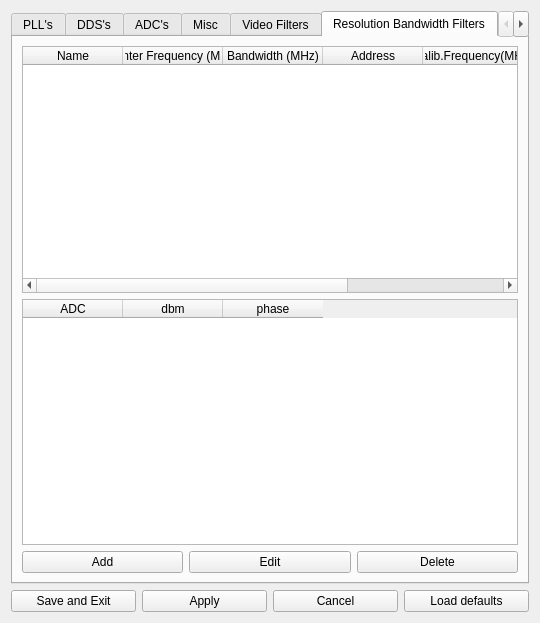
<?xml version="1.0" encoding="UTF-8"?>
<ui version="4.0">
 <class>hardwareConfigWidget</class>
 <widget class="QWidget" name="hardwareConfigWidget">
  <property name="geometry">
   <rect>
    <x>0</x>
    <y>0</y>
    <width>540</width>
    <height>623</height>
   </rect>
  </property>
  <property name="windowTitle">
   <string>Form</string>
  </property>
  <layout class="QVBoxLayout" name="verticalLayout">
   <item>
    <widget class="QTabWidget" name="tabWidget">
     <property name="currentIndex">
      <number>5</number>
     </property>
     <widget class="QWidget" name="tab">
      <attribute name="title">
       <string>PLL's</string>
      </attribute>
      <layout class="QVBoxLayout" name="verticalLayout_3">
       <item>
        <widget class="QGroupBox" name="groupBox_2">
         <property name="title">
          <string>PLL1</string>
         </property>
         <property name="alignment">
          <set>Qt::AlignLeading|Qt::AlignLeft|Qt::AlignVCenter</set>
         </property>
         <layout class="QFormLayout" name="formLayout_2">
          <property name="labelAlignment">
           <set>Qt::AlignRight|Qt::AlignTrailing|Qt::AlignVCenter</set>
          </property>
          <item row="1" column="0">
           <widget class="QLabel" name="label">
            <property name="sizePolicy">
             <sizepolicy hsizetype="MinimumExpanding" vsizetype="Preferred">
              <horstretch>0</horstretch>
              <verstretch>0</verstretch>
             </sizepolicy>
            </property>
            <property name="text">
             <string>Type</string>
            </property>
            <property name="alignment">
             <set>Qt::AlignRight|Qt::AlignTrailing|Qt::AlignVCenter</set>
            </property>
           </widget>
          </item>
          <item row="1" column="1">
           <widget class="QComboBox" name="pll1_type">
            <property name="settings" stdset="0">
             <string>msa/hardwareTypes/PLL1</string>
            </property>
            <property name="dataTranslation" stdset="0">
             <string>0=0</string>
            </property>
            <item>
             <property name="text">
              <string>LMX2326 or ADF4118</string>
             </property>
            </item>
           </widget>
          </item>
          <item row="3" column="0">
           <widget class="QLabel" name="label_9">
            <property name="text">
             <string>Invert loop</string>
            </property>
           </widget>
          </item>
          <item row="3" column="1">
           <widget class="QCheckBox" name="pll1_inverted">
            <property name="text">
             <string/>
            </property>
           </widget>
          </item>
          <item row="4" column="0">
           <widget class="QLabel" name="label_5">
            <property name="text">
             <string>PLL phase detector frequency (MHz)</string>
            </property>
            <property name="alignment">
             <set>Qt::AlignRight|Qt::AlignTrailing|Qt::AlignVCenter</set>
            </property>
           </widget>
          </item>
          <item row="4" column="1">
           <widget class="QDoubleSpinBox" name="pll1_frequency">
            <property name="decimals">
             <number>5</number>
            </property>
            <property name="maximum">
             <double>9999.000000000000000</double>
            </property>
           </widget>
          </item>
          <item row="5" column="0">
           <widget class="QLabel" name="label_31">
            <property name="text">
             <string>Pin 14 Output Type</string>
            </property>
           </widget>
          </item>
          <item row="5" column="1">
           <widget class="QComboBox" name="cbPLL1pin14">
            <item>
             <property name="text">
              <string>Tri State</string>
             </property>
            </item>
            <item>
             <property name="text">
              <string>R Divider</string>
             </property>
            </item>
            <item>
             <property name="text">
              <string>N Divider</string>
             </property>
            </item>
            <item>
             <property name="text">
              <string>Serial Data Out</string>
             </property>
            </item>
            <item>
             <property name="text">
              <string>Digital Lock Detect</string>
             </property>
            </item>
            <item>
             <property name="text">
              <string>N Channel Open Drain Lock Detect</string>
             </property>
            </item>
            <item>
             <property name="text">
              <string>Active High</string>
             </property>
            </item>
            <item>
             <property name="text">
              <string>Active Low</string>
             </property>
            </item>
           </widget>
          </item>
         </layout>
        </widget>
       </item>
       <item>
        <widget class="QGroupBox" name="groupBox_3">
         <property name="title">
          <string>PLL2</string>
         </property>
         <layout class="QFormLayout" name="formLayout">
          <property name="labelAlignment">
           <set>Qt::AlignRight|Qt::AlignTrailing|Qt::AlignVCenter</set>
          </property>
          <item row="0" column="0">
           <widget class="QLabel" name="label_2">
            <property name="text">
             <string>Type</string>
            </property>
            <property name="alignment">
             <set>Qt::AlignRight|Qt::AlignTrailing|Qt::AlignVCenter</set>
            </property>
           </widget>
          </item>
          <item row="0" column="1">
           <widget class="QComboBox" name="pll2_type">
            <property name="settings" stdset="0">
             <string>msa/hardwareTypes/PLL2</string>
            </property>
            <property name="dataTranslation" stdset="0">
             <string>0=0</string>
            </property>
            <item>
             <property name="text">
              <string>LMX2326 or ADF4118</string>
             </property>
            </item>
           </widget>
          </item>
          <item row="1" column="0">
           <widget class="QLabel" name="label_8">
            <property name="text">
             <string>Invert loop</string>
            </property>
           </widget>
          </item>
          <item row="1" column="1">
           <widget class="QCheckBox" name="pll2_inverted">
            <property name="text">
             <string/>
            </property>
           </widget>
          </item>
          <item row="2" column="0">
           <widget class="QLabel" name="label_4">
            <property name="text">
             <string>PLL phase detector frequency (MHz)</string>
            </property>
            <property name="alignment">
             <set>Qt::AlignRight|Qt::AlignTrailing|Qt::AlignVCenter</set>
            </property>
           </widget>
          </item>
          <item row="2" column="1">
           <widget class="QDoubleSpinBox" name="pll2_frequency">
            <property name="decimals">
             <number>5</number>
            </property>
            <property name="maximum">
             <double>9999.000000000000000</double>
            </property>
           </widget>
          </item>
          <item row="3" column="0">
           <widget class="QLabel" name="label_13">
            <property name="text">
             <string>LO2 Frequency (MHz)</string>
            </property>
           </widget>
          </item>
          <item row="3" column="1">
           <widget class="QDoubleSpinBox" name="pll2_plo2_frequency">
            <property name="decimals">
             <number>5</number>
            </property>
            <property name="maximum">
             <double>999999999.000000000000000</double>
            </property>
           </widget>
          </item>
         </layout>
        </widget>
       </item>
       <item>
        <widget class="QGroupBox" name="groupBox_4">
         <property name="title">
          <string>PLL3</string>
         </property>
         <layout class="QFormLayout" name="formLayout_3">
          <property name="labelAlignment">
           <set>Qt::AlignRight|Qt::AlignTrailing|Qt::AlignVCenter</set>
          </property>
          <item row="0" column="0">
           <widget class="QLabel" name="label_3">
            <property name="text">
             <string>Type</string>
            </property>
            <property name="alignment">
             <set>Qt::AlignRight|Qt::AlignTrailing|Qt::AlignVCenter</set>
            </property>
           </widget>
          </item>
          <item row="0" column="1">
           <widget class="QComboBox" name="pll3_type">
            <property name="settings" stdset="0">
             <string>msa/hardwareTypes/PLL3</string>
            </property>
            <property name="dataTranslation" stdset="0">
             <string>0=0,1=-1</string>
            </property>
            <item>
             <property name="text">
              <string>LMX2326 or ADF4118</string>
             </property>
            </item>
            <item>
             <property name="text">
              <string>Not installed</string>
             </property>
            </item>
           </widget>
          </item>
          <item row="2" column="0">
           <widget class="QLabel" name="label_6">
            <property name="text">
             <string>PLL phase detector frequency (MHz)</string>
            </property>
            <property name="alignment">
             <set>Qt::AlignRight|Qt::AlignTrailing|Qt::AlignVCenter</set>
            </property>
           </widget>
          </item>
          <item row="1" column="1">
           <widget class="QCheckBox" name="pll3_inverted">
            <property name="text">
             <string/>
            </property>
           </widget>
          </item>
          <item row="1" column="0">
           <widget class="QLabel" name="label_7">
            <property name="text">
             <string>Invert loop</string>
            </property>
           </widget>
          </item>
          <item row="2" column="1">
           <widget class="QDoubleSpinBox" name="pll3_frequency">
            <property name="decimals">
             <number>5</number>
            </property>
            <property name="maximum">
             <double>9999.000000000000000</double>
            </property>
           </widget>
          </item>
          <item row="4" column="0">
           <widget class="QLabel" name="label_12">
            <property name="text">
             <string/>
            </property>
           </widget>
          </item>
          <item row="3" column="0">
           <widget class="QLabel" name="label_32">
            <property name="text">
             <string>Pin 14 Output Type</string>
            </property>
           </widget>
          </item>
          <item row="3" column="1">
           <widget class="QComboBox" name="cbPLL3pin14">
            <item>
             <property name="text">
              <string>Tri State</string>
             </property>
            </item>
            <item>
             <property name="text">
              <string>R Divider</string>
             </property>
            </item>
            <item>
             <property name="text">
              <string>N Divider</string>
             </property>
            </item>
            <item>
             <property name="text">
              <string>Serial Data Out</string>
             </property>
            </item>
            <item>
             <property name="text">
              <string>Digital Lock Detect</string>
             </property>
            </item>
            <item>
             <property name="text">
              <string>N Channel Open Drain Lock Detect</string>
             </property>
            </item>
            <item>
             <property name="text">
              <string>Active High</string>
             </property>
            </item>
            <item>
             <property name="text">
              <string>Active Low</string>
             </property>
            </item>
           </widget>
          </item>
         </layout>
        </widget>
       </item>
       <item>
        <spacer name="verticalSpacer_3">
         <property name="orientation">
          <enum>Qt::Vertical</enum>
         </property>
         <property name="sizeHint" stdset="0">
          <size>
           <width>20</width>
           <height>40</height>
          </size>
         </property>
        </spacer>
       </item>
      </layout>
     </widget>
     <widget class="QWidget" name="tab_2">
      <attribute name="title">
       <string>DDS's</string>
      </attribute>
      <layout class="QVBoxLayout" name="verticalLayout_2">
       <item>
        <widget class="QGroupBox" name="groupBox">
         <property name="title">
          <string>DDS1</string>
         </property>
         <layout class="QFormLayout" name="formLayout_4">
          <property name="labelAlignment">
           <set>Qt::AlignRight|Qt::AlignTrailing|Qt::AlignVCenter</set>
          </property>
          <item row="0" column="0">
           <widget class="QLabel" name="label_14">
            <property name="text">
             <string>Type</string>
            </property>
           </widget>
          </item>
          <item row="0" column="1">
           <widget class="QComboBox" name="dds1_type">
            <item>
             <property name="text">
              <string>AD9850</string>
             </property>
            </item>
           </widget>
          </item>
          <item row="1" column="0">
           <widget class="QLabel" name="label_15">
            <property name="text">
             <string>Filter Center Frequency (MHz)</string>
            </property>
           </widget>
          </item>
          <item row="1" column="1">
           <widget class="QDoubleSpinBox" name="dds1_frequency">
            <property name="decimals">
             <number>5</number>
            </property>
            <property name="maximum">
             <double>9999.000000000000000</double>
            </property>
           </widget>
          </item>
          <item row="2" column="0">
           <widget class="QLabel" name="label_16">
            <property name="text">
             <string>Filter Bandwidth (MHz)</string>
            </property>
           </widget>
          </item>
          <item row="2" column="1">
           <widget class="QDoubleSpinBox" name="dds1_bandwidth">
            <property name="decimals">
             <number>5</number>
            </property>
            <property name="maximum">
             <double>9999.000000000000000</double>
            </property>
           </widget>
          </item>
         </layout>
        </widget>
       </item>
       <item>
        <widget class="QGroupBox" name="groupBox_5">
         <property name="title">
          <string>DDS3</string>
         </property>
         <layout class="QFormLayout" name="formLayout_5">
          <property name="labelAlignment">
           <set>Qt::AlignRight|Qt::AlignTrailing|Qt::AlignVCenter</set>
          </property>
          <item row="0" column="0">
           <widget class="QLabel" name="label_17">
            <property name="text">
             <string>Type</string>
            </property>
           </widget>
          </item>
          <item row="0" column="1">
           <widget class="QComboBox" name="dds3_type">
            <item>
             <property name="text">
              <string>AD9850</string>
             </property>
            </item>
           </widget>
          </item>
          <item row="1" column="0">
           <widget class="QLabel" name="label_18">
            <property name="text">
             <string>Filter Center Frequency (MHz)</string>
            </property>
           </widget>
          </item>
          <item row="1" column="1">
           <widget class="QDoubleSpinBox" name="dds3_frequency">
            <property name="decimals">
             <number>5</number>
            </property>
            <property name="maximum">
             <double>9999.000000000000000</double>
            </property>
           </widget>
          </item>
          <item row="2" column="0">
           <widget class="QLabel" name="label_19">
            <property name="text">
             <string>Filter Bandwidth (MHz)</string>
            </property>
           </widget>
          </item>
          <item row="2" column="1">
           <widget class="QDoubleSpinBox" name="dds3_bandwidth">
            <property name="decimals">
             <number>5</number>
            </property>
            <property name="maximum">
             <double>9999.000000000000000</double>
            </property>
           </widget>
          </item>
         </layout>
        </widget>
       </item>
       <item>
        <spacer name="verticalSpacer">
         <property name="orientation">
          <enum>Qt::Vertical</enum>
         </property>
         <property name="sizeHint" stdset="0">
          <size>
           <width>20</width>
           <height>40</height>
          </size>
         </property>
        </spacer>
       </item>
      </layout>
     </widget>
     <widget class="QWidget" name="tab_7">
      <attribute name="title">
       <string>ADC's</string>
      </attribute>
      <layout class="QFormLayout" name="formLayout_8">
       <property name="labelAlignment">
        <set>Qt::AlignRight|Qt::AlignTrailing|Qt::AlignVCenter</set>
       </property>
       <item row="0" column="0">
        <widget class="QLabel" name="label_27">
         <property name="text">
          <string>Magnitude ADC Type</string>
         </property>
        </widget>
       </item>
       <item row="5" column="0">
        <widget class="QLabel" name="label_28">
         <property name="text">
          <string/>
         </property>
        </widget>
       </item>
       <item row="0" column="1">
        <widget class="QComboBox" name="adc_mag_type">
         <item>
          <property name="text">
           <string>AD7685</string>
          </property>
         </item>
        </widget>
       </item>
       <item row="3" column="1">
        <widget class="QComboBox" name="adc_phase_type">
         <item>
          <property name="text">
           <string>AD7685</string>
          </property>
         </item>
        </widget>
       </item>
       <item row="3" column="0">
        <widget class="QLabel" name="label_29">
         <property name="text">
          <string>Phase ADC Type</string>
         </property>
        </widget>
       </item>
      </layout>
     </widget>
     <widget class="QWidget" name="tab_3">
      <attribute name="title">
       <string>Misc</string>
      </attribute>
      <layout class="QVBoxLayout" name="verticalLayout_4">
       <item>
        <layout class="QFormLayout" name="formLayout_6">
         <property name="labelAlignment">
          <set>Qt::AlignRight|Qt::AlignTrailing|Qt::AlignVCenter</set>
         </property>
         <item row="0" column="0">
          <widget class="QLabel" name="label_20">
           <property name="text">
            <string>Master oscilator frequency (MHz)</string>
           </property>
          </widget>
         </item>
         <item row="0" column="1">
          <widget class="QDoubleSpinBox" name="master_osc_frequency">
           <property name="decimals">
            <number>10</number>
           </property>
           <property name="maximum">
            <double>999999999.000000000000000</double>
           </property>
          </widget>
         </item>
         <item row="1" column="0">
          <widget class="QLabel" name="label_21">
           <property name="text">
            <string>PDM module inversion (deg)</string>
           </property>
          </widget>
         </item>
         <item row="1" column="1">
          <widget class="QDoubleSpinBox" name="pdm_inversion_degrees">
           <property name="maximum">
            <double>999999999.000000000000000</double>
           </property>
          </widget>
         </item>
         <item row="2" column="0">
          <widget class="QLabel" name="label_22">
           <property name="text">
            <string>Maximum PDM out (bit)</string>
           </property>
          </widget>
         </item>
         <item row="2" column="1">
          <widget class="QSpinBox" name="pdm_max_out">
           <property name="maximum">
            <number>65535</number>
           </property>
          </widget>
         </item>
         <item row="3" column="0">
          <widget class="QLabel" name="label_30">
           <property name="text">
            <string>Base Frequency</string>
           </property>
          </widget>
         </item>
         <item row="3" column="1">
          <widget class="QDoubleSpinBox" name="base_frequency">
           <property name="maximum">
            <double>999999999.000000000000000</double>
           </property>
          </widget>
         </item>
        </layout>
       </item>
       <item>
        <spacer name="verticalSpacer_2">
         <property name="orientation">
          <enum>Qt::Vertical</enum>
         </property>
         <property name="sizeHint" stdset="0">
          <size>
           <width>20</width>
           <height>40</height>
          </size>
         </property>
        </spacer>
       </item>
      </layout>
     </widget>
     <widget class="QWidget" name="tab_4">
      <attribute name="title">
       <string>Video Filters</string>
      </attribute>
      <layout class="QVBoxLayout" name="verticalLayout_5">
       <item>
        <widget class="QTableWidget" name="video_filters_table">
         <property name="selectionMode">
          <enum>QAbstractItemView::SingleSelection</enum>
         </property>
         <property name="selectionBehavior">
          <enum>QAbstractItemView::SelectRows</enum>
         </property>
         <column>
          <property name="text">
           <string>Name</string>
          </property>
         </column>
         <column>
          <property name="text">
           <string>Value (uF)</string>
          </property>
         </column>
         <column>
          <property name="text">
           <string>Address</string>
          </property>
         </column>
        </widget>
       </item>
       <item>
        <layout class="QHBoxLayout" name="horizontalLayout">
         <item>
          <widget class="QPushButton" name="pb_add_video_filter">
           <property name="text">
            <string>Add</string>
           </property>
          </widget>
         </item>
         <item>
          <widget class="QPushButton" name="pb_delete_video_filter">
           <property name="text">
            <string>Delete</string>
           </property>
          </widget>
         </item>
        </layout>
       </item>
      </layout>
     </widget>
     <widget class="QWidget" name="tab_5">
      <attribute name="title">
       <string>Resolution Bandwidth Filters</string>
      </attribute>
      <layout class="QVBoxLayout" name="verticalLayout_6">
       <item>
        <widget class="QTableWidget" name="resolution_filters_table">
         <property name="selectionMode">
          <enum>QAbstractItemView::SingleSelection</enum>
         </property>
         <property name="selectionBehavior">
          <enum>QAbstractItemView::SelectRows</enum>
         </property>
         <column>
          <property name="text">
           <string>Name</string>
          </property>
         </column>
         <column>
          <property name="text">
           <string>Center Frequency (MHz)</string>
          </property>
         </column>
         <column>
          <property name="text">
           <string>Bandwidth (MHz)</string>
          </property>
         </column>
         <column>
          <property name="text">
           <string>Address</string>
          </property>
         </column>
         <column>
          <property name="text">
           <string>Calib.Frequency(MHz)</string>
          </property>
         </column>
         <column>
          <property name="text">
           <string>Calib.Date</string>
          </property>
         </column>
        </widget>
       </item>
       <item>
        <widget class="QTableWidget" name="path_calibration_table">
         <column>
          <property name="text">
           <string>ADC</string>
          </property>
         </column>
         <column>
          <property name="text">
           <string>dbm</string>
          </property>
         </column>
         <column>
          <property name="text">
           <string>phase</string>
          </property>
         </column>
        </widget>
       </item>
       <item>
        <layout class="QHBoxLayout" name="horizontalLayout_3">
         <item>
          <widget class="QPushButton" name="pb_add_resolution_filter">
           <property name="text">
            <string>Add</string>
           </property>
          </widget>
         </item>
         <item>
          <widget class="QPushButton" name="pb_edit_resolution_filter">
           <property name="text">
            <string>Edit</string>
           </property>
          </widget>
         </item>
         <item>
          <widget class="QPushButton" name="pb_delete_resolution_filter">
           <property name="text">
            <string>Delete</string>
           </property>
          </widget>
         </item>
        </layout>
       </item>
      </layout>
     </widget>
     <widget class="QWidget" name="tab_6">
      <attribute name="title">
       <string>App Settings</string>
      </attribute>
      <layout class="QFormLayout" name="formLayout_7">
       <property name="labelAlignment">
        <set>Qt::AlignRight|Qt::AlignTrailing|Qt::AlignVCenter</set>
       </property>
       <item row="0" column="0">
        <widget class="QLabel" name="label_23">
         <property name="text">
          <string>Server Port</string>
         </property>
        </widget>
       </item>
       <item row="0" column="1">
        <widget class="QSpinBox" name="server_port">
         <property name="maximum">
          <number>99999</number>
         </property>
        </widget>
       </item>
       <item row="1" column="0">
        <widget class="QLabel" name="label_24">
         <property name="text">
          <string>Debug Level</string>
         </property>
        </widget>
       </item>
       <item row="1" column="1">
        <widget class="QComboBox" name="debug_level">
         <item>
          <property name="text">
           <string>0</string>
          </property>
         </item>
         <item>
          <property name="text">
           <string>1</string>
          </property>
         </item>
         <item>
          <property name="text">
           <string>2</string>
          </property>
         </item>
         <item>
          <property name="text">
           <string>3</string>
          </property>
         </item>
         <item>
          <property name="text">
           <string>4</string>
          </property>
         </item>
         <item>
          <property name="text">
           <string>5</string>
          </property>
         </item>
        </widget>
       </item>
       <item row="2" column="1">
        <widget class="QComboBox" name="hw_interface">
         <item>
          <property name="text">
           <string>USB</string>
          </property>
         </item>
         <item>
          <property name="text">
           <string>SIMULATOR</string>
          </property>
         </item>
        </widget>
       </item>
       <item row="2" column="0">
        <widget class="QLabel" name="label_25">
         <property name="text">
          <string>HW Interface</string>
         </property>
        </widget>
       </item>
       <item row="3" column="1">
        <widget class="QSpinBox" name="read_write_delay">
         <property name="maximum">
          <number>999999</number>
         </property>
        </widget>
       </item>
       <item row="3" column="0">
        <widget class="QLabel" name="label_26">
         <property name="text">
          <string>Read Write Delay (us)</string>
         </property>
        </widget>
       </item>
       <item row="4" column="0">
        <widget class="QLabel" name="label_10">
         <property name="text">
          <string>Save settings on exit</string>
         </property>
        </widget>
       </item>
       <item row="4" column="1">
        <widget class="QCheckBox" name="save_settings_on_exit">
         <property name="text">
          <string/>
         </property>
        </widget>
       </item>
      </layout>
     </widget>
     <widget class="QWidget" name="tab_8">
      <attribute name="title">
       <string>Special Tests</string>
      </attribute>
      <layout class="QVBoxLayout" name="verticalLayout_7">
       <item>
        <widget class="QGroupBox" name="groupBox_6">
         <property name="title">
          <string>DDS Forced output</string>
         </property>
         <layout class="QGridLayout" name="gridLayout">
          <item row="0" column="2">
           <widget class="QDoubleSpinBox" name="dsDDS1Output">
            <property name="decimals">
             <number>8</number>
            </property>
            <property name="value">
             <double>10.699999999999999</double>
            </property>
           </widget>
          </item>
          <item row="1" column="2">
           <widget class="QDoubleSpinBox" name="dsDDS3Output">
            <property name="decimals">
             <number>8</number>
            </property>
            <property name="value">
             <double>10.699999999999999</double>
            </property>
           </widget>
          </item>
          <item row="1" column="1">
           <widget class="QPushButton" name="pb_CommandDDS3">
            <property name="text">
             <string>Command DDS3 at frequency:</string>
            </property>
           </widget>
          </item>
          <item row="0" column="1">
           <widget class="QPushButton" name="pb_CommandDDS1">
            <property name="text">
             <string>Command DDS1 at frequency:</string>
            </property>
           </widget>
          </item>
          <item row="0" column="0">
           <widget class="QPushButton" name="pbResetDDS1">
            <property name="text">
             <string>Reset DDS1</string>
            </property>
           </widget>
          </item>
          <item row="1" column="0">
           <widget class="QPushButton" name="pbResetDDS3">
            <property name="text">
             <string>Reset DDS3</string>
            </property>
           </widget>
          </item>
          <item row="2" column="0">
           <widget class="QLabel" name="label_11">
            <property name="text">
             <string>At DDS Clock frequency:</string>
            </property>
           </widget>
          </item>
          <item row="2" column="1" colspan="2">
           <widget class="QDoubleSpinBox" name="dsDDSClock">
            <property name="decimals">
             <number>8</number>
            </property>
            <property name="value">
             <double>64.000000000000000</double>
            </property>
           </widget>
          </item>
         </layout>
        </widget>
       </item>
       <item>
        <widget class="QGroupBox" name="groupBox_7">
         <property name="title">
          <string>PLL Output Type</string>
         </property>
         <layout class="QVBoxLayout" name="verticalLayout_8">
          <item>
           <widget class="QComboBox" name="cbPLLOutputType">
            <item>
             <property name="text">
              <string>Tri State (default)</string>
             </property>
            </item>
            <item>
             <property name="text">
              <string>High Level</string>
             </property>
            </item>
            <item>
             <property name="text">
              <string>Low Level</string>
             </property>
            </item>
            <item>
             <property name="text">
              <string>N divider</string>
             </property>
            </item>
            <item>
             <property name="text">
              <string>R divider</string>
             </property>
            </item>
            <item>
             <property name="text">
              <string>Serial Data</string>
             </property>
            </item>
            <item>
             <property name="text">
              <string>Digital Lock Detect</string>
             </property>
            </item>
            <item>
             <property name="text">
              <string>Analog Lock Detect</string>
             </property>
            </item>
           </widget>
          </item>
         </layout>
        </widget>
       </item>
       <item>
        <widget class="QPushButton" name="pbCavityTest">
         <property name="text">
          <string>Cavity filter test</string>
         </property>
        </widget>
       </item>
       <item>
        <spacer name="verticalSpacer_4">
         <property name="orientation">
          <enum>Qt::Vertical</enum>
         </property>
         <property name="sizeHint" stdset="0">
          <size>
           <width>20</width>
           <height>40</height>
          </size>
         </property>
        </spacer>
       </item>
      </layout>
     </widget>
    </widget>
   </item>
   <item>
    <layout class="QHBoxLayout" name="horizontalLayout_2">
     <item>
      <widget class="QPushButton" name="pb_save_and_exit">
       <property name="text">
        <string>Save and Exit</string>
       </property>
      </widget>
     </item>
     <item>
      <widget class="QPushButton" name="pb_apply">
       <property name="text">
        <string>Apply</string>
       </property>
      </widget>
     </item>
     <item>
      <widget class="QPushButton" name="pb_cancel">
       <property name="text">
        <string>Cancel</string>
       </property>
      </widget>
     </item>
     <item>
      <widget class="QPushButton" name="pb_load_defaults">
       <property name="text">
        <string>Load defaults</string>
       </property>
      </widget>
     </item>
    </layout>
   </item>
  </layout>
 </widget>
 <resources/>
 <connections/>
</ui>
